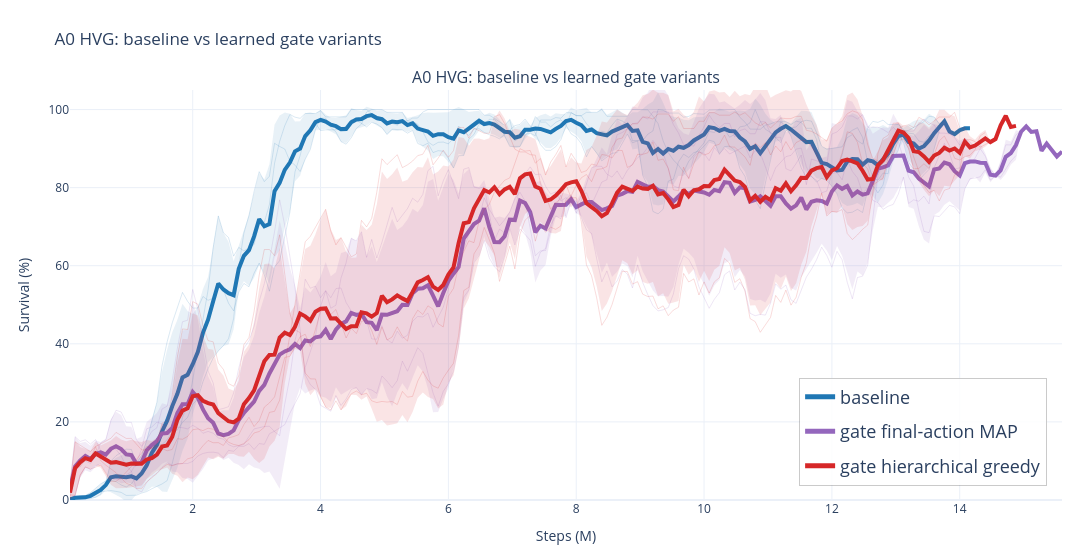

The cell this chart's notebook holds for it:
### Markdown cell above
## A0 HVG Gate Curves Together

Baseline, gate final-action MAP, and gate hierarchical greedy on one graph. Each curve is the mean over seeds `s0`, `s1`, `s2`; faint lines show the individual seeds.

### Code cell
a0_hvg_gate_runs = {
    "baseline": seeded_runs("a0_hvg_00_baseline"),
    "gate final-action MAP": seeded_runs("a0_hvg_02_gate_final_map"),
    "gate hierarchical greedy": seeded_runs("a0_hvg_03_gate_hierarchical"),
}
a0_hvg_gate_coverage = report_missing_runs(a0_hvg_gate_runs, history_df)

fig_a0_hvg_gate_curves = wm.plot_run_mean_groups(
    {
        "A0 HVG: baseline vs learned gate variants": {
            "baseline": wm.mean_curve(
                a0_hvg_gate_runs["baseline"],
                color="#1f77b4",
                width=4,
                member_alpha=0.16,
                std_alpha=0.10,
            ),
            "gate final-action MAP": wm.mean_curve(
                a0_hvg_gate_runs["gate final-action MAP"],
                color="#9467bd",
                width=4,
                member_alpha=0.16,
                std_alpha=0.12,
            ),
            "gate hierarchical greedy": wm.mean_curve(
                a0_hvg_gate_runs["gate hierarchical greedy"],
                color="#d62728",
                width=4,
                member_alpha=0.16,
                std_alpha=0.12,
            ),
        }
    },
    split="test",
    smooth=5,
    title="A0 HVG: baseline vs learned gate variants",
    ncols=1,
    subplot_height=560,
    width=1350,
    y_range=[0, 105],
    show_members=True,
    show_std=True,
    save_name="a0_hvg_gate_curves_together",
    history=history_df,
)
fig_a0_hvg_gate_curves = style_bottom_right_legend(
    fig_a0_hvg_gate_curves,
    save_name="a0_hvg_gate_curves_together",
)
fig_a0_hvg_gate_curves

### Figure 1 — Plotly figure (JSON) as saved in the notebook; plotly's stock layout.template omitted (floating-point values rounded to 4 significant figures; data arrays with more than 128 entries replaced by an {"elided": "..."} marker saying what was removed)
{"data": [{"hovertemplate": "<b>a0_hvg_00_baseline_s0</b><br>step: %{x:.2f}M<br>smoothed value: %{y:.3f}<extra></extra>", "legend": "legend", "legendgroup": "mean_subplot1:baseline", "line": {"color": "#1f77b4", "dash": "solid", "width": 1}, "mode": "lines", "name": "baseline member", "opacity": 0.16, "showlegend": false, "type": "scatter", "x": {"elided": "171 float values"}, "xaxis": "x", "y": {"elided": "171 float values"}, "yaxis": "y"}, {"hovertemplate": "<b>a0_hvg_00_baseline_s1</b><br>step: %{x:.2f}M<br>smoothed value: %{y:.3f}<extra></extra>", "legend": "legend", "legendgroup": "mean_subplot1:baseline", "line": {"color": "#1f77b4", "dash": "solid", "width": 1}, "mode": "lines", "name": "baseline member", "opacity": 0.16, "showlegend": false, "type": "scatter", "x": {"elided": "171 float values"}, "xaxis": "x", "y": {"elided": "171 float values"}, "yaxis": "y"}, {"hovertemplate": "<b>a0_hvg_00_baseline_s2</b><br>step: %{x:.2f}M<br>smoothed value: %{y:.3f}<extra></extra>", "legend": "legend", "legendgroup": "mean_subplot1:baseline", "line": {"color": "#1f77b4", "dash": "solid", "width": 1}, "mode": "lines", "name": "baseline member", "opacity": 0.16, "showlegend": false, "type": "scatter", "x": {"elided": "177 float values"}, "xaxis": "x", "y": {"elided": "177 float values"}, "yaxis": "y"}, {"fill": "toself", "fillcolor": "rgba(31,119,180,0.1)", "hoverinfo": "skip", "legend": "legend", "legendgroup": "mean_subplot1:baseline", "line": {"color": "rgba(0,0,0,0)", "width": 0}, "mode": "lines", "name": "baseline std", "showlegend": false, "type": "scatter", "x": {"elided": "354 float values"}, "xaxis": "x", "y": {"elided": "354 float values"}, "yaxis": "y"}, {"customdata": {"elided": "177 int values"}, "hovertemplate": "<b>baseline</b><br>metric: test/charts/episodic_survival<br>runs at step: %{customdata}<br>step: %{x:.2f}M<br>mean of smoothed seeds: %{y:.3f}<extra></extra>", "legend": "legend", "legendgroup": "mean_subplot1:baseline", "line": {"color": "#1f77b4", "dash": "solid", "width": 4}, "mode": "lines", "name": "baseline", "opacity": 1, "showlegend": true, "type": "scatter", "x": {"elided": "177 float values"}, "xaxis": "x", "y": {"elided": "177 float values"}, "yaxis": "y"}, {"hovertemplate": "<b>a0_hvg_02_gate_final_map_s0</b><br>step: %{x:.2f}M<br>smoothed value: %{y:.3f}<extra></extra>", "legend": "legend", "legendgroup": "mean_subplot1:gate final-action MAP", "line": {"color": "#9467bd", "dash": "solid", "width": 1}, "mode": "lines", "name": "gate final-action MAP member", "opacity": 0.16, "showlegend": false, "type": "scatter", "x": {"elided": "186 float values"}, "xaxis": "x", "y": {"elided": "186 float values"}, "yaxis": "y"}, {"hovertemplate": "<b>a0_hvg_02_gate_final_map_s1</b><br>step: %{x:.2f}M<br>smoothed value: %{y:.3f}<extra></extra>", "legend": "legend", "legendgroup": "mean_subplot1:gate final-action MAP", "line": {"color": "#9467bd", "dash": "solid", "width": 1}, "mode": "lines", "name": "gate final-action MAP member", "opacity": 0.16, "showlegend": false, "type": "scatter", "x": {"elided": "195 float values"}, "xaxis": "x", "y": {"elided": "195 float values"}, "yaxis": "y"}, {"hovertemplate": "<b>a0_hvg_02_gate_final_map_s2</b><br>step: %{x:.2f}M<br>smoothed value: %{y:.3f}<extra></extra>", "legend": "legend", "legendgroup": "mean_subplot1:gate final-action MAP", "line": {"color": "#9467bd", "dash": "solid", "width": 1}, "mode": "lines", "name": "gate final-action MAP member", "opacity": 0.16, "showlegend": false, "type": "scatter", "x": {"elided": "178 float values"}, "xaxis": "x", "y": {"elided": "178 float values"}, "yaxis": "y"}, {"fill": "toself", "fillcolor": "rgba(148,103,189,0.12)", "hoverinfo": "skip", "legend": "legend", "legendgroup": "mean_subplot1:gate final-action MAP", "line": {"color": "rgba(0,0,0,0)", "width": 0}, "mode": "lines", "name": "gate final-action MAP std", "showlegend": false, "type": "scatter", "x": {"elided": "390 float values"}, "xaxis": "x", "y": {"elided": "390 float values"}, "yaxis": "y"}, {"customdata": {"elided": "195 int values"}, "hovertemplate": "<b>gate final-action MAP</b><br>metric: test/charts/episodic_survival<br>runs at step: %{customdata}<br>step: %{x:.2f}M<br>mean of smoothed seeds: %{y:.3f}<extra></extra>", "legend": "legend", "legendgroup": "mean_subplot1:gate final-action MAP", "line": {"color": "#9467bd", "dash": "solid", "width": 4}, "mode": "lines", "name": "gate final-action MAP", "opacity": 1, "showlegend": true, "type": "scatter", "x": {"elided": "195 float values"}, "xaxis": "x", "y": {"elided": "195 float values"}, "yaxis": "y"}, {"hovertemplate": "<b>a0_hvg_03_gate_hierarchical_s0</b><br>step: %{x:.2f}M<br>smoothed value: %{y:.3f}<extra></extra>", "legend": "legend", "legendgroup": "mean_subplot1:gate hierarchical greedy", "line": {"color": "#d62728", "dash": "solid", "width": 1}, "mode": "lines", "name": "gate hierarchical greedy member", "opacity": 0.16, "showlegend": false, "type": "scatter", "x": {"elided": "180 float values"}, "xaxis": "x", "y": {"elided": "180 float values"}, "yaxis": "y"}, {"hovertemplate": "<b>a0_hvg_03_gate_hierarchical_s1</b><br>step: %{x:.2f}M<br>smoothed value: %{y:.3f}<extra></extra>", "legend": "legend", "legendgroup": "mean_subplot1:gate hierarchical greedy", "line": {"color": "#d62728", "dash": "solid", "width": 1}, "mode": "lines", "name": "gate hierarchical greedy member", "opacity": 0.16, "showlegend": false, "type": "scatter", "x": {"elided": "186 float values"}, "xaxis": "x", "y": {"elided": "186 float values"}, "yaxis": "y"}, {"hovertemplate": "<b>a0_hvg_03_gate_hierarchical_s2</b><br>step: %{x:.2f}M<br>smoothed value: %{y:.3f}<extra></extra>", "legend": "legend", "legendgroup": "mean_subplot1:gate hierarchical greedy", "line": {"color": "#d62728", "dash": "solid", "width": 1}, "mode": "lines", "name": "gate hierarchical greedy member", "opacity": 0.16, "showlegend": false, "type": "scatter", "x": {"elided": "176 float values"}, "xaxis": "x", "y": {"elided": "176 float values"}, "yaxis": "y"}, {"fill": "toself", "fillcolor": "rgba(214,39,40,0.12)", "hoverinfo": "skip", "legend": "legend", "legendgroup": "mean_subplot1:gate hierarchical greedy", "line": {"color": "rgba(0,0,0,0)", "width": 0}, "mode": "lines", "name": "gate hierarchical greedy std", "showlegend": false, "type": "scatter", "x": {"elided": "372 float values"}, "xaxis": "x", "y": {"elided": "372 float values"}, "yaxis": "y"}, {"customdata": {"elided": "186 int values"}, "hovertemplate": "<b>gate hierarchical greedy</b><br>metric: test/charts/episodic_survival<br>runs at step: %{customdata}<br>step: %{x:.2f}M<br>mean of smoothed seeds: %{y:.3f}<extra></extra>", "legend": "legend", "legendgroup": "mean_subplot1:gate hierarchical greedy", "line": {"color": "#d62728", "dash": "solid", "width": 4}, "mode": "lines", "name": "gate hierarchical greedy", "opacity": 1, "showlegend": true, "type": "scatter", "x": {"elided": "186 float values"}, "xaxis": "x", "y": {"elided": "186 float values"}, "yaxis": "y"}], "layout": {"annotations": [{"font": {"size": 16}, "showarrow": false, "text": "A0 HVG: baseline vs learned gate variants", "x": 0.5, "xanchor": "center", "xref": "paper", "y": 1, "yanchor": "bottom", "yref": "paper"}], "height": 560, "hovermode": "x unified", "legend": {"bgcolor": "rgba(255,255,255,0.88)", "bordercolor": "rgba(80,80,80,0.30)", "borderwidth": 1, "font": {"size": 18}, "itemsizing": "constant", "orientation": "v", "title": {"font": {"size": 18}}, "tracegroupgap": 8, "x": 0.985, "xanchor": "right", "y": 0.035, "yanchor": "bottom"}, "margin": {"b": 60, "l": 70, "r": 30, "t": 90}, "showlegend": true, "title": {"text": "A0 HVG: baseline vs learned gate variants"}, "width": 1350, "xaxis": {"anchor": "y", "domain": [0, 1], "title": {"text": "Steps (M)"}}, "yaxis": {"anchor": "x", "domain": [0, 1], "range": [0, 105], "title": {"text": "Survival (%)"}}}}
